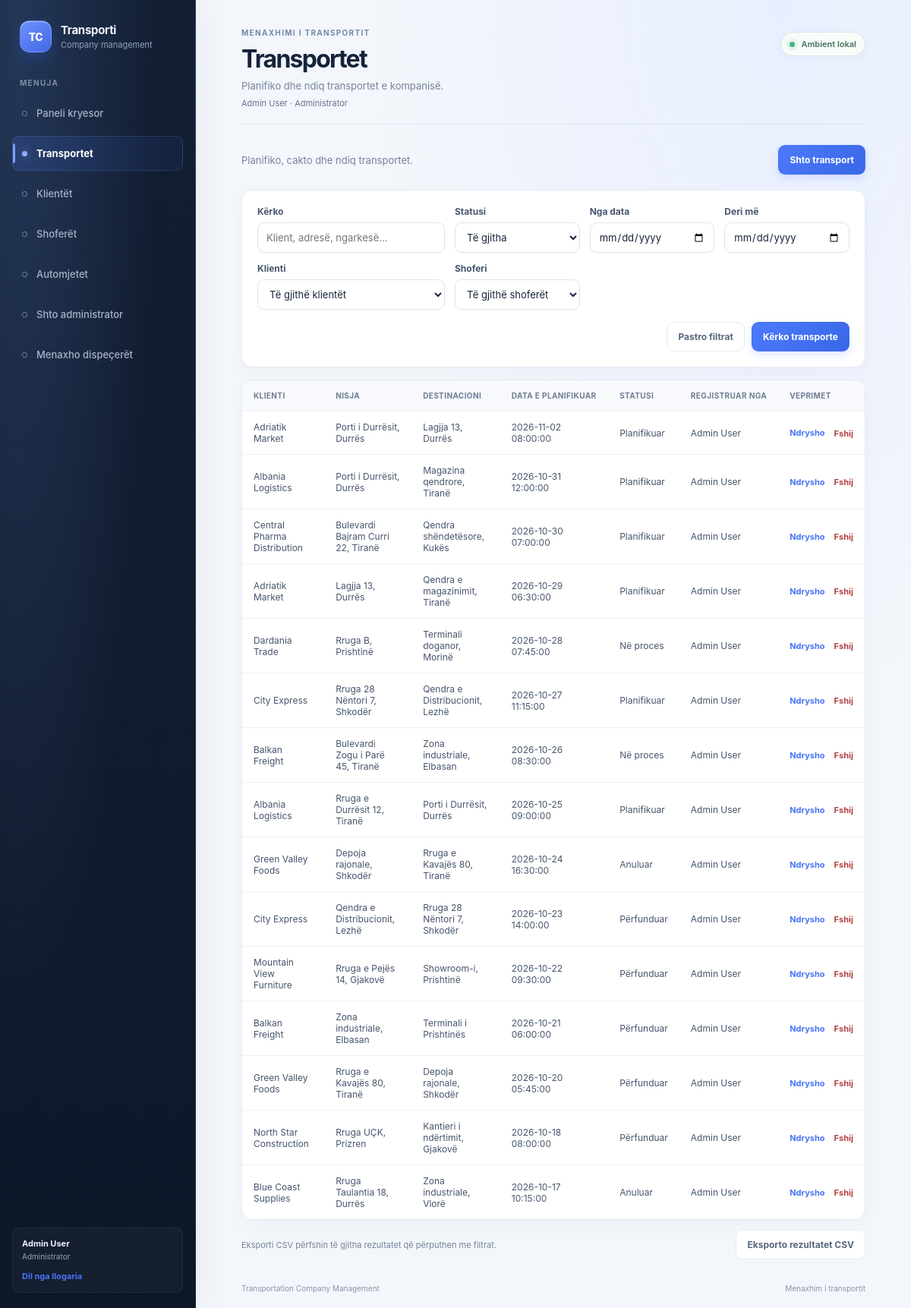
The app's page /?page=transports (signed in) with its own data.
### tables this page shows
CREATE TABLE users (
    id INT UNSIGNED NOT NULL AUTO_INCREMENT,
    full_name VARCHAR(150) NOT NULL,
    email VARCHAR(150) NOT NULL,
    password_hash VARCHAR(255) NOT NULL,
    role ENUM('SUPERADMIN', 'ADMIN', 'DISPATCHER') NOT NULL,
    is_active TINYINT(1) NOT NULL DEFAULT 1,
    email_verified_at DATETIME NULL DEFAULT NULL,
    created_at DATETIME NOT NULL DEFAULT CURRENT_TIMESTAMP,
    PRIMARY KEY (id),
    UNIQUE KEY uq_users_email (email)
);

CREATE TABLE transports (
    id INT UNSIGNED NOT NULL AUTO_INCREMENT,
    customer_id INT UNSIGNED NOT NULL,
    driver_id INT UNSIGNED NULL,
    vehicle_id INT UNSIGNED NULL,
    created_by INT UNSIGNED NOT NULL,
    pickup_address VARCHAR(255) NOT NULL,
    destination_address VARCHAR(255) NOT NULL,
    cargo_description TEXT NOT NULL,
    scheduled_date DATETIME NOT NULL,
    status ENUM('PLANNED', 'IN_PROGRESS', 'COMPLETED', 'CANCELLED') NOT NULL DEFAULT 'PLANNED',
    created_at DATETIME NOT NULL DEFAULT CURRENT_TIMESTAMP,
    updated_at DATETIME NULL DEFAULT NULL ON UPDATE CURRENT_TIMESTAMP,
    PRIMARY KEY (id),
    KEY idx_transports_customer_id (customer_id),
    KEY idx_transports_driver_id (driver_id),
    KEY idx_transports_vehicle_id (vehicle_id),
    KEY idx_transports_created_by (created_by),
    KEY idx_transports_status (status),
    KEY idx_transports_scheduled_date (scheduled_date),
    CONSTRAINT fk_transports_customer
        FOREIGN KEY (customer_id) REFERENCES customers(id)
        ON DELETE RESTRICT ON UPDATE CASCADE,
    CONSTRAINT fk_transports_driver
        FOREIGN KEY (driver_id) REFERENCES drivers(id)
        ON DELETE SET NULL ON UPDATE CASCADE,
    CONSTRAINT fk_transports_vehicle
        FOREIGN KEY (vehicle_id) REFERENCES vehicles(id)
        ON DELETE SET NULL ON UPDATE CASCADE,
    CONSTRAINT fk_transports_created_by
        FOREIGN KEY (created_by) REFERENCES users(id)
        ON DELETE RESTRICT ON UPDATE CASCADE
);

CREATE TABLE customers (
    id INT UNSIGNED NOT NULL AUTO_INCREMENT,
    company_name VARCHAR(150) NOT NULL,
    contact_person VARCHAR(150) NOT NULL,
    phone VARCHAR(30) NOT NULL,
    email VARCHAR(150) NOT NULL,
    address VARCHAR(255) NOT NULL,
    created_at DATETIME NOT NULL DEFAULT CURRENT_TIMESTAMP,
    PRIMARY KEY (id),
    UNIQUE KEY uq_customers_email (email),
    KEY idx_customers_company_name (company_name)
);

### src/Views/pages/module.php (the view, shortened to what the rows shown need)
<?php
$module = $moduleData['module'];
$formAction = $moduleData['action'];
$escape = static fn (mixed $value): string => htmlspecialchars((string) $value, ENT_QUOTES, 'UTF-8');
?>
<?php if ($formAction === 'create' || $formAction === 'edit'): ?>
    <form class="record-form" method="post" action="?page=<?= urlencode($pageKey) ?>">
        <input type="hidden" name="csrf_token" value="<?= $escape($moduleData['csrfToken']) ?>">
        <input type="hidden" name="action" value="<?= $formAction === 'create' ? 'create' : 'update' ?>">
        <?php if ($formAction === 'edit'): ?>
            <input type="hidden" name="id" value="<?= (int) $moduleData['id'] ?>">
        <?php endif; ?>
        <div class="form-grid">
            <?php foreach ($module['fields'] as $name => $field): ?>
                <?php
                $value = $moduleData['values'][$name] ?? '';
                $fieldId = 'field-' . $name;
                ?>
                <div class="form-field<?= $field['type'] === 'textarea' ? ' form-field-wide' : '' ?>">
                    <label for="<?= $escape($fieldId) ?>">
                        <?= $escape($field['label']) ?>
                        <?php if ($field['required']): ?><span aria-hidden="true">*</span><?php endif; ?>
                    </label>
                    <?php if ($field['type'] === 'select'): ?>
                        <select id="<?= $escape($fieldId) ?>" name="<?= $escape($name) ?>" <?= $field['required'] ? 'required' : '' ?>>
                            <?php if (!$field['required']): ?>
                                <option value="">Pa caktuar</option>
                            <?php else: ?>
                                <option value="">Zgjidh...</option>
                            <?php endif; ?>
                            <?php foreach ($moduleData['options'][$name] ?? [] as $option): ?>
                                <option value="<?= $escape($option['value']) ?>" <?= (string) $value === $option['value'] ? 'selected' : '' ?>>
                                    <?= $escape($option['label']) ?>
                                </option>
                            <?php endforeach; ?>
                        </select>
                    <?php elseif ($field['type'] === 'textarea'): ?>
                        <textarea id="<?= $escape($fieldId) ?>" name="<?= $escape($name) ?>" rows="4" <?= $field['required'] ? 'required' : '' ?>><?= $escape($value) ?></textarea>
                    <?php else: ?>
                        <input
                            id="<?= $escape($fieldId) ?>"
                            name="<?= $escape($name) ?>"
                            type="<?= $escape($field['type']) ?>"
                            value="<?= $escape($value) ?>"
                            <?= isset($field['max']) ? 'maxlength="' . (int) $field['max'] . '"' : '' ?>
                            <?= isset($field['min']) ? 'min="' . (int) $field['min'] . '"' : '' ?>
                            <?= $field['type'] === 'number' ? 'step="1"' : '' ?>
                            <?= $field['required'] ? 'required' : '' ?>
                        >
                    <?php endif; ?>
                </div>
            <?php endforeach; ?>
        </div>
        <div class="form-actions">
            <a class="button button-secondary" href="?page=<?= urlencode($pageKey) ?>">Anulo</a>
            <button class="button button-primary" type="submit"><?= $formAction === 'create' ? 'Ruaj regjistrin' : 'Ruaj ndryshimet' ?></button>
        </div>
    </form>
<?php else: ?>
    <div class="table-card">
        <?php if ($moduleData['rows'] === []): ?>
            <div class="empty-state">
                <strong><?= $pageKey === 'transports' ? 'Nuk u gjet asnjë transport' : 'Nuk ka ende të dhëna' ?></strong>
                <p><?= $pageKey === 'transports' ? 'Ndrysho kriteret e kërkimit ose pastro filtrat.' : 'Shto regjistrin e parë për modulin ' . $escape(mb_strtolower($module['title'])) . '.' ?></p>
            </div>
        <?php else: ?>
            <div class="table-scroll">
                <table>
                    <thead>
                        <tr>
                            <?php foreach ($module['columns'] as $label): ?>
                                <th scope="col"><?= $escape($label) ?></th>
                            <?php endforeach; ?>
                            <?php if ($moduleData['canManage']): ?>
                                <th scope="col">Veprimet</th>
                            <?php endif; ?>
                        </tr>
                    </thead>
                    <tbody>
                        <?php foreach ($moduleData['rows'] as $row): ?>
                            <tr>
                                <?php foreach ($module['columns'] as $column => $label): ?>
                                    <td><?= $escape($row[$column] ?? '') ?></td>
                                <?php endforeach; ?>
                                <?php if ($moduleData['canManage']): ?>
                                <td>
                                    <div class="row-actions">
                                        <a class="text-action" href="?page=<?= urlencode($pageKey) ?>&amp;action=edit&amp;id=<?= (int) $row['id'] ?>">Ndrysho</a>
                                        <form method="post" action="?page=<?= urlencode($pageKey) ?>" onsubmit="return confirm('Je i sigurt që dëshiron ta fshish këtë regjistër?')">
                                            <button class="text-action text-action-danger" type="submit">Fshij</button>
                                        </form>
                                    </div>
                                </td>
                                <?php endif; ?>
                            </tr>
                        <?php endforeach; ?>
                    </tbody>
                </table>
            </div>
        <?php endif; ?>
    </div>
<?php endif; ?>

### src/Views/layout.php (shortened to what the rows shown need)
<!doctype html>
<html lang="sq">
<head>
    <link rel="stylesheet" href="assets/app.css">
</head>
<body>
    <div class="app-shell">
        <aside class="sidebar" aria-label="Navigimi kryesor">
            <?php require __DIR__ . '/components/navigation.php'; ?>
        </aside>
        <main class="main-content">
            <header class="page-header">
                <div>
                    <p class="eyebrow">MENAXHIMI I TRANSPORTIT</p>
                    <h1><?= htmlspecialchars($page['title'], ENT_QUOTES, 'UTF-8') ?></h1>
                    <p class="page-description"><?= htmlspecialchars($page['description'], ENT_QUOTES, 'UTF-8') ?></p>
                    <?php if ($user !== null): ?>
                        <p class="signed-in-user">
                            <?= htmlspecialchars($user['full_name'], ENT_QUOTES, 'UTF-8') ?>
                            · <?= match ($user['role']) {
                                'SUPERADMIN' => 'Superadministrator',
                                'ADMIN' => 'Administrator',
                                default => 'Dispeçer',
                            } ?>
                        </p>
                    <?php endif; ?>
                </div>
            </header>
            <section class="page-content" aria-labelledby="page-content-heading">
                <?php if ($databaseError === null && ($moduleData !== null || in_array($pageKey, ['dashboard', 'not_found', 'add-admin', 'users'], true))): ?>
                    <?php require $viewFile; ?>
                <?php endif; ?>
            </section>
        </main>
    </div>
</body>
</html>

### src/Views/components/navigation.php (shortened to what the rows shown need)
<div class="sidebar-note">
    <div class="session-user">
        <strong><?= htmlspecialchars($user['full_name'], ENT_QUOTES, 'UTF-8') ?></strong>
        <span><?= match ($user['role']) {
            'SUPERADMIN' => 'Superadministrator',
            'ADMIN' => 'Administrator',
            default => 'Dispeçer',
        } ?></span>
        <form method="post" action="?page=logout">
            <button type="submit">Dil nga llogaria</button>
        </form>
    </div>
</div>

### records on screen
users: full_name "Admin User", role "Administrator"
transports: customer.company_name "Adriatik Market", pickup_address "Porti i Durrësit, Durrës", destination_address "Lagjja 13, Durrës", scheduled_date "2026-11-02 08:00:00", column "Planifikuar", created_by.full_name "Admin User"
transports: customer.company_name "Albania Logistics", pickup_address "Porti i Durrësit, Durrës", destination_address "Magazina qendrore, Tiranë", scheduled_date "2026-10-31 12:00:00", column "Planifikuar", created_by.full_name "Admin User"
transports: customer.company_name "Central Pharma Distribution", pickup_address "Bulevardi Bajram Curri 22, Tiranë", destination_address "Qendra shëndetësore, Kukës", scheduled_date "2026-10-30 07:00:00", column "Planifikuar", created_by.full_name "Admin User"
transports: customer.company_name "Adriatik Market", pickup_address "Lagjja 13, Durrës", destination_address "Qendra e magazinimit, Tiranë", scheduled_date "2026-10-29 06:30:00", column "Planifikuar", created_by.full_name "Admin User"
transports: customer.company_name "Dardania Trade", pickup_address "Rruga B, Prishtinë", destination_address "Terminali doganor, Morinë", scheduled_date "2026-10-28 07:45:00", column "Në proces", created_by.full_name "Admin User"
transports: customer.company_name "City Express", pickup_address "Rruga 28 Nëntori 7, Shkodër", destination_address "Qendra e Distribucionit, Lezhë", scheduled_date "2026-10-27 11:15:00", column "Planifikuar", created_by.full_name "Admin User"
transports: customer.company_name "Balkan Freight", pickup_address "Bulevardi Zogu i Parë 45, Tiranë", destination_address "Zona industriale, Elbasan", scheduled_date "2026-10-26 08:30:00", column "Në proces", created_by.full_name "Admin User"
transports: customer.company_name "Albania Logistics", pickup_address "Rruga e Durrësit 12, Tiranë", destination_address "Porti i Durrësit, Durrës", scheduled_date "2026-10-25 09:00:00", column "Planifikuar", created_by.full_name "Admin User"
transports: customer.company_name "Green Valley Foods", pickup_address "Depoja rajonale, Shkodër", destination_address "Rruga e Kavajës 80, Tiranë", scheduled_date "2026-10-24 16:30:00", column "Anuluar", created_by.full_name "Admin User"
transports: customer.company_name "City Express", pickup_address "Qendra e Distribucionit, Lezhë", destination_address "Rruga 28 Nëntori 7, Shkodër", scheduled_date "2026-10-23 14:00:00", column "Përfunduar", created_by.full_name "Admin User"
transports: customer.company_name "Mountain View Furniture", pickup_address "Rruga e Pejës 14, Gjakovë", destination_address "Showroom-i, Prishtinë", scheduled_date "2026-10-22 09:30:00", column "Përfunduar", created_by.full_name "Admin User"
transports: customer.company_name "Balkan Freight", pickup_address "Zona industriale, Elbasan", destination_address "Terminali i Prishtinës", scheduled_date "2026-10-21 06:00:00", column "Përfunduar", created_by.full_name "Admin User"
transports: customer.company_name "Green Valley Foods", pickup_address "Rruga e Kavajës 80, Tiranë", destination_address "Depoja rajonale, Shkodër", scheduled_date "2026-10-20 05:45:00", column "Përfunduar", created_by.full_name "Admin User"
transports: customer.company_name "North Star Construction", pickup_address "Rruga UÇK, Prizren", destination_address "Kantieri i ndërtimit, Gjakovë", scheduled_date "2026-10-18 08:00:00", column "Përfunduar", created_by.full_name "Admin User"
transports: customer.company_name "Blue Coast Supplies", pickup_address "Rruga Taulantia 18, Durrës", destination_address "Zona industriale, Vlorë", scheduled_date "2026-10-17 10:15:00", column "Anuluar", created_by.full_name "Admin User"

### other values on screen
$label "Paneli kryesor"
$label "Transportet"
$label "Klientët"
$label "Shoferët"
$label "Automjetet"
$page['title'] "Transportet"
$page['description'] "Planifiko dhe ndiq transportet e kompanisë."
$escape($module['description']) "Planifiko, cakto dhe ndiq transportet."
$escape($module['singular']) "transport"
$escape($label) "KLIENTI"
$escape($label) "NISJA"
$escape($label) "DESTINACIONI"
$escape($label) "DATA E PLANIFIKUAR"
$escape($label) "STATUSI"
$escape($label) "REGJISTRUAR NGA"
